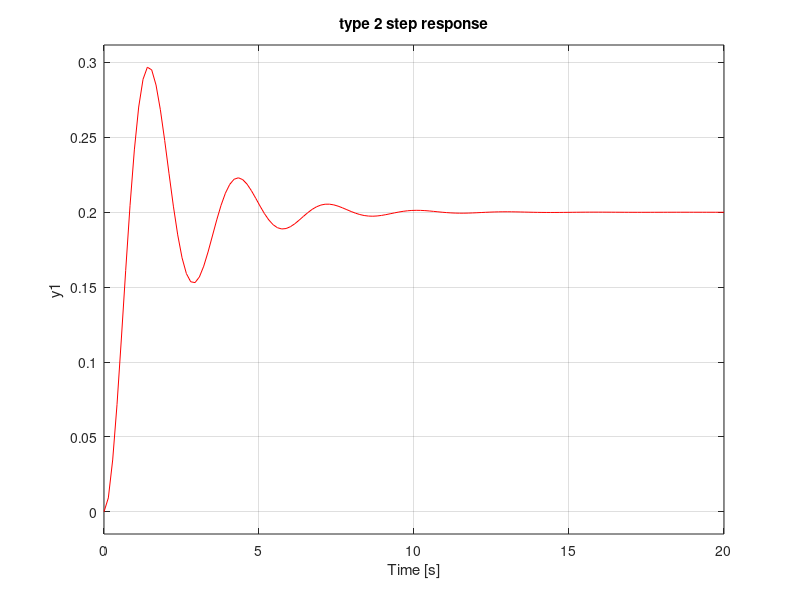

Here is the MATLAB script that generated this plot:
%type 0
num = [1];
den = [1 1 4]
g = tf (num,den)
t = feedback(g,1)
step(t,'r')
title('type 0 step response')
%type 1
num = [1];
den = [0 1 1 4]
g = tf (num,den)
t = feedback(g,1)
step(t,'r')
title('type 1 step response')
%type 2
num = [1];
den = [0 0 1 1 4]
g = tf (num,den)
t = feedback(g,1)
step(t,'r')
title('type 2 step response')
